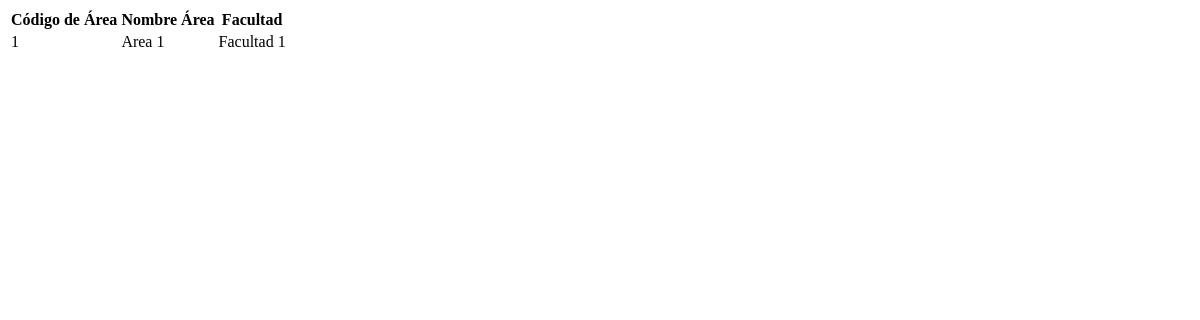
The app's page /Datos/ca_cargarAreaVinculacion.php, older data.
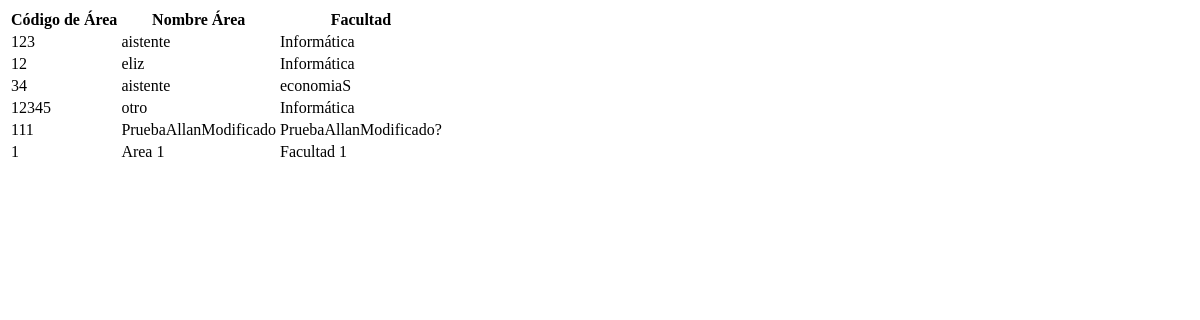
The same page, newer data.
### tables this page shows
CREATE TABLE IF NOT EXISTS `ca_vinculaciones` (
  `codigo` int(11) NOT NULL auto_increment,
  `nombre` varchar(50) default NULL,
  `cod_facultad` int(11) default NULL,
  PRIMARY KEY  (`codigo`),
  KEY `vinculaciones_facultades_FK_idx` (`cod_facultad`)
);

CREATE TABLE IF NOT EXISTS `ca_facultades` (
  `codigo` int(11) NOT NULL auto_increment,
  `nombre` varchar(50) default NULL,
  PRIMARY KEY  (`codigo`)
);

### Datos/ca_cargarAreaVinculacion.php (the view, shortened to what this page needs)
<?php
include 'conexion.php';
$query = mysql_query("CALL SP_OBTENER_AREAS_VINCULACION(@pcMensajeError)", $enlace);
?>
  <!DOCTYPE html>
  <html lang="en">
  <body>
    <div class="box-body table-responsive">
      <table id="tabla_prioridad" class='table table-bordered table-striped'>
        <thead>
          <tr>
            <th>Código de Área</th>
            <th>Nombre Área</th>
            <th>Facultad</th>
            <th></th>
          </tr>
        </thead>
        <tbody>
          <?php
          while ($row = mysql_fetch_array($query))
          {
        ?>
            <tr>
              <td>
                <?php echo $row['codigo'] ?>
              </td>
              <td>
                <?php echo $row['nombre'] ?>
              </td>
              <td>
                <?php echo $row['facultad'] ?>
              </td>
              <td>
              </td>
            </tr>
            <?php
                    }
                    ?>
        </tbody>
      </table>
    </div>
  </body>
  </html>

Row changes from the older to the newer data that the page shows:
added ca_vinculaciones: codigo "123", nombre "aistente", ca_facultades.nombre "Informática"
added ca_vinculaciones: codigo "12", nombre "eliz", ca_facultades.nombre "Informática"
added ca_vinculaciones: codigo "34", nombre "aistente", ca_facultades.nombre "economiaS"
added ca_vinculaciones: codigo "12345", nombre "otro", ca_facultades.nombre "Informática"
added ca_vinculaciones: codigo "111", nombre "PruebaAllanModificado", ca_facultades.nombre "PruebaAllanModificado?"
